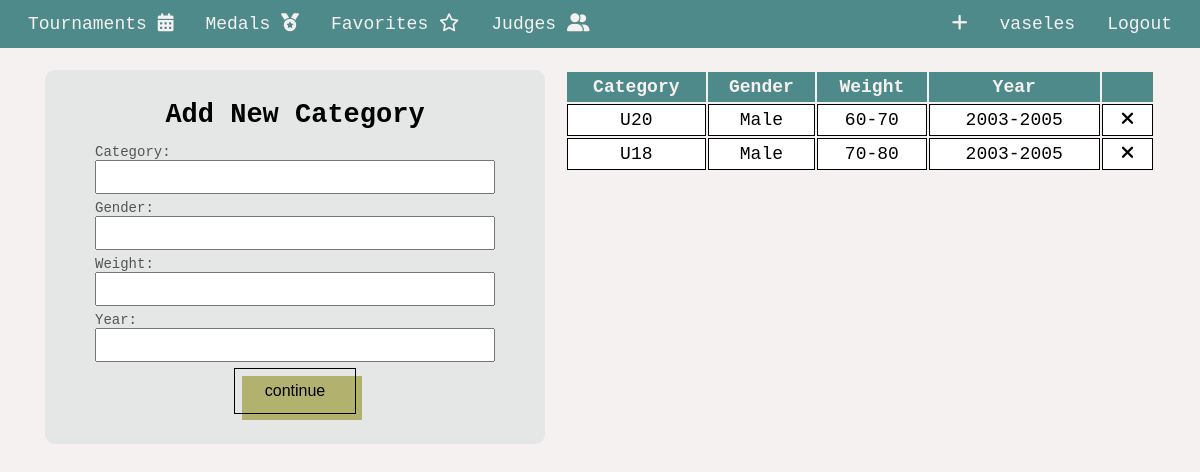
/tournaments/weight-categories (signed in), run on the app's committed database.
### base/models.py (models this page shows, shortened)
class WeightCategory(models.Model):
   slug  = models.CharField(max_length=50, default='')
   category = models.CharField(max_length=20, blank=True)
   gender = models.CharField(max_length=20, blank=True)
   weight = models.CharField(max_length=100, blank=True)
   year = models.CharField(max_length=20, blank=True)

### base/views/tournaments.py (the view, shortened to what this page needs)
# urls.py: path('tournaments/weight-categories', tournaments.weight_categories, name='weight_categories'),
@login_required(login_url='base:login')
def weight_categories(request):
   weight_categories = get_all_weight_category()
   form = WeightCategoryForm()
   context = {
      'weight_categories': weight_categories,
      'form': form
   }
   return render(request, 'base/tournaments/weight_categories.html', context)

### base/forms.py
class WeightCategoryForm(ModelForm):
   class Meta:
      model = WeightCategory
      fields = ['category', 'gender', 'weight', 'year']

### base/services.py (called while the page is built)
def get_all_weight_category():
   return WeightCategory.objects.all()

### base/templates/base/tournaments/weight_categories.html (shortened to what this page needs)
{% include 'main.html' %}
{% load static %}
{% block title %}
   <link rel="stylesheet" href="{% static 'css/tournaments/weight_categories.css' %}">
{% endblock title %}
{% block content %}
   <div class="categories">
      <form method="POST">
         <h2>Add New Category</h2>
         {% for field in form  %}
            <div class = "form__component">
               {{ field.label_tag }} {{ field }}
            </div>
         {% endfor %}
         <button type="submit" class="btn btn-primary" id="button">continue</button>
      </form>
      <table class="show__all__categories">
         <thead>
            <tr class="table__head">
               <th scope="col">Category</th>
               <th scope="col">Gender</th>
               <th scope="col">Weight</th>
               <th scope="col">Year</th>
               <th scope="col"></th>
            </tr>
         </thead>
         <tbody>
         {% for category in weight_categories  %}
               <tr class="candidates-list">
                  <td scope="col">{{ category.category }}</td>
                  <td scope="col" >{{category.gender}}</td>
                  <td scope="col">{{category.weight}}</td>
                  <td scope="col">{{category.year}}</td>
                  <td scope="col" class="td_delete"><a href="{% url 'base:weight_categories_delete' category.id %}" class="fa-solid fa-xmark"></a></td>
               </tr>
         {% endfor %}
         </tbody>
      </table>
   </div>
{% endblock content %}

### templates/header.html (shortened to what this page needs)
<nav>
   <div class="nav__menu">
      <a href="{% url "base:show_tournaments" %}" class="link">
         Tournaments
         <i class="fa-solid fa-calendar-days"></i>
      </a>
      <a href="" class="link">
         Medals
         <i class="fa-solid fa-medal"></i>
      </a>
      <a href="" class="link">
         Favorites
         <i class="fa-regular fa-star"></i>
      </a>
      <a href="" class="link">
         Judges
         <i class="fa-solid fa-user-group"></i>
      </a>
   </div>
   <div class="nav__buttons">
      {% if request.user.is_authenticated  %}
            {% if request.user.profile.userType == 'Админ' or request.user.profile.userType == 'Секретарь' %}
               <a href="{% url "base:create_tournamets" %}" class="link">
                  <i class="fa-solid fa-plus"></i>
               </a>
            {% endif %}
         <a href="{% url 'base:show_profile' request.user.username %}" class="link">{{request.user.username}}</a>
         <a href="{% url 'base:logout' %}" class="link">Logout</a>
      {% else %}
         <a href="{% url 'base:registration' %}" class="link">Registration</a>
         <a href="{% url 'base:login' %}" class="link">Login</a>
      {% endif %}
   </div>
</nav>

### static/css/styles.css (style rules this page uses)
* { box-sizing: border-box; padding: 0; margin: 0; text-decoration: none; outline: none; }
body { background-color: var(--white); color: var(--black); font-size: 18px; font-family: monospace; overflow-x: hidden; }
nav { display: flex; justify-content: space-between; align-items: center; background-color: var(--lightblue); padding: 0 1%; position: fixed; top: 0; z-index: 1000; width: 100%; }
nav .link { color: var(--white); padding: 14px 16px; transition: all .3s linear; }
.nav__menu { display: flex; justify-content: center; align-items: center; }
.nav__buttons { display: flex; justify-content: center; align-items: center; }
.btn { font-size: 16px; padding: 13px 30px 13px; border: 1px solid black; cursor: pointer; position: relative; background-color: rgba(0, 0, 0, 0); user-select: none; -webkit-user-select: none; touch-action: manipulation; }
a { color: black }
.btn:after { content: ""; background-color: var(--gold) ; width: 100%; z-index: -1; position: absolute; height: 100%; top: 7px; left: 7px; transition: 0.2s; }
.btn-primary::after { background-color:darkkhaki ; }
@media (min-width: 800px) { .btn { padding: 13px 30px 13px; } }
.link { text-decoration: none; color: var(--black); transition: all .3s linear }
.form__component { display: flex; justify-content: center; align-items: start; flex-direction: column; width: 100%; max-width: 400px; }
.form__component label { font-size: 14px; color: rgb(83, 83, 83); }
.form__component input { width: 100%; max-width: 400px; padding: 6px 10px; font-size: 16px; margin-bottom: 6px; min-width: 100%; }

### static/css/tournaments/weight_categories.css (style rules this page uses)
.categories { display: flex; justify-content: center; align-items: flex-start; width: 100%; padding: 10px; margin-top: 5%; gap: 20px; }
form, table { width: 50%; }
form { display: flex; justify-content: center; align-items: center; width: 100%; flex-direction: column; background-color: rgb(79, 138, 139, .1); max-width: 500px; padding: 30px; border-radius: 10px; }
form h2 { margin-bottom: 14px; }
.table__head { background-color: var(--lightblue); color: var(--white); }
.table__head th { padding: 5px ; }
.candidates-list { background-color: #fff; }
.candidates-list td { text-align: center; border: 1px solid black; padding: 5px 10px; }
.td_delete { transition: all .3s linear; }
.td_delete a { color: var(--black); }

### static/css/variables.css (style rules this page uses)
:root { --white: #F6F1F1; --lightblue: #4F8A8B; --gold: #FBD46D; --black: #000000; }

### data on the page
WeightCategory: category "U20", gender "Male", weight "60-70", year "2003-2005"
WeightCategory: category "U18", gender "Male", weight "70-80", year "2003-2005"

### other printed values
{{ request.user.username }} "vaseles"
{{ field.label_tag }} "Category:" "Gender:" "Weight:" "Year:"
